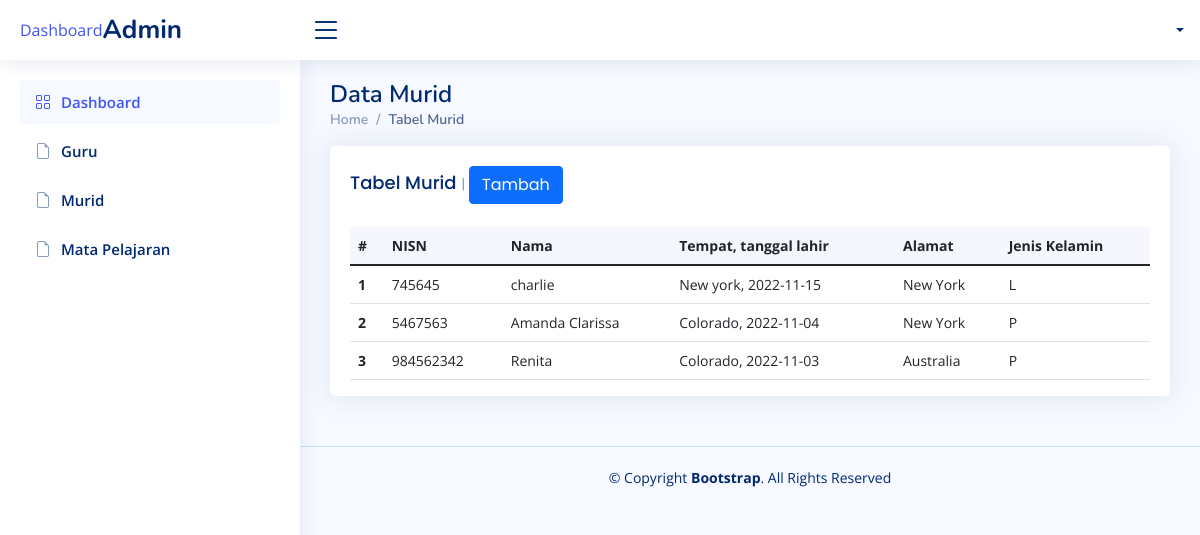
Page /index.php/admin/murid on the committed database.
### tables this page shows
CREATE TABLE `tb_murid` (
  `id` varchar(6) NOT NULL,
  `nisn` int(10) NOT NULL,
  `nama_murid` varchar(20) NOT NULL,
  `tempat_lahir` varchar(20) NOT NULL,
  `tgl_lahir` date NOT NULL,
  `jenis_kelamin` enum('P','L') NOT NULL,
  `alamat` varchar(30) NOT NULL,
  `username` varchar(11) NOT NULL,
  `pass` varchar(8) NOT NULL,
  `role` int(2) NOT NULL DEFAULT '3'
);

### application/libraries/Template.php (called while the page is built)
<?php if ( ! defined('BASEPATH')) exit('No direct script access allowed');
class Template {
		var $template_data = array();
		function set($name, $value)
		{
			$this->template_data[$name] = $value;
		}
		function load($template = '', $view = '' , $view_data = array(), $return = FALSE)
		{
			$this->CI =& get_instance();
			$this->set('contents', $this->CI->load->view($view, $view_data, TRUE));
			return $this->CI->load->view($template, $this->template_data, $return);
		}
}

### application/controllers/admin/Murid.php (called while the page is built, shortened)
<?php
    class Murid extends CI_Controller {
        public function index() {
            $data['dataMurid'] = $this->M_murid->readMurid()->result();
            $this->template->load('admin/view/v_admin', 'admin/murid/table_murid', $data);
        }
    }

### index.php (called while the page is built, shortened)
<?php
require_once BASEPATH.'core/CodeIgniter.php';

### application/models/M_murid.php (called while the page is built, shortened)
<?php
class M_murid extends CI_Model {
  public function readMurid() {
    $q = $this->db->get('tb_murid');
    return $q;
  }
}

### application/views/admin/murid/table_murid.php (the view)
<main id="main" class="main">
    <div class="pagetitle">
      <h1>Data Murid</h1>
      <nav>
        <ol class="breadcrumb">
          <li class="breadcrumb-item"><a href="index.html">Home</a></li>
          <li class="breadcrumb-item active">Tabel Murid</li>
        </ol>
      </nav>
    </div>
    <section class="section dashboard">
      <div class="row">
        <div class="col-lg-12">
          <div class="row">
            <div class="col-12">
              <div class="card top-selling">
                <div class="card-body pb-0">
                  <h5 class="card-title">Tabel Murid <span>| <a class="btn btn-primary" href="<?= site_url('admin/murid/formadd'); ?>">Tambah</a></span></h5>
                  <table class="table datatable">
                <thead>
                  <tr>
                    <th scope="col">#</th>
                    <th scope="col">NISN</th>
                    <th scope="col">Nama</th>
                    <th scope="col">Tempat, tanggal lahir</th>
                    <th scope="col">Alamat</th>
                    <th scope="col">Jenis Kelamin</th>
                  </tr>
                </thead>
                <tbody>
                  <?php $i=1; foreach ($dataMurid as $item) { ?>
                  <tr>
                    <th scope="row"><?= $i++; ?></th>
                    <td><?= $item->nisn; ?></td>
                    <td><?= $item->nama_murid; ?></td>
                    <td><?= $item->tempat_lahir.", ".$item->tgl_lahir; ?></td>
                    <td><?= $item->alamat; ?></td>
                    <td><?= $item->jenis_kelamin; ?></td>
                  </tr>
                  <?php } ?>
                </tbody>
              </table>
                </div>
              </div>
            </div>
          </div>
        </div>
      </div>
    </section>
  </main>

### assets/css/style.css (style rules this page uses)
:root { scroll-behavior: smooth; }
body { font-family: "Open Sans", sans-serif; background: #f6f9ff; color: #444444; }
a { color: #4154f1; text-decoration: none; }
h1, h2, h3, h4, h5, h6 { font-family: "Nunito", sans-serif; }
#main { margin-top: 60px; padding: 20px 30px; transition: all 0.3s; }
.pagetitle { margin-bottom: 10px; }
.pagetitle h1 { font-size: 24px; margin-bottom: 0; font-weight: 600; color: #012970; }
.card { margin-bottom: 30px; border: none; border-radius: 5px; box-shadow: 0px 0 30px rgba(1, 41, 112, 0.1); overflow: hidden; }
.card-title { padding: 20px 0 15px 0; font-size: 18px; font-weight: 500; color: #012970; font-family: "Poppins", sans-serif; }
.card-title span { color: #899bbd; font-size: 14px; font-weight: 400; }
.card-body { padding: 0 20px 20px 20px; }
.breadcrumb { font-size: 14px; font-family: "Nunito", sans-serif; color: #899bbd; font-weight: 600; }
.breadcrumb a { color: #899bbd; transition: 0.3s; }
.breadcrumb .breadcrumb-item::before { color: #899bbd; }
.breadcrumb .active { color: #51678f; font-weight: 600; }
@media (min-width: 1200px) { #main, #footer { margin-left: 300px; } }
.dashboard .top-selling { font-size: 14px; }
.dashboard .top-selling .table thead { background: #f6f6fe; }
.dashboard .top-selling .table thead th { border: 0; }
.dashboard .top-selling .table tbody td { vertical-align: middle; }

### rows in the picture
tb_murid: nisn "745645", nama_murid "charlie", tempat_lahir "New york", tgl_lahir "2022-11-15", alamat "New York", jenis_kelamin "L"
tb_murid: nisn "5467563", nama_murid "Amanda Clarissa", tempat_lahir "Colorado", tgl_lahir "2022-11-04", alamat "New York", jenis_kelamin "P"
tb_murid: nisn "984562342", nama_murid "Renita", tempat_lahir "Colorado", tgl_lahir "2022-11-03", alamat "Australia", jenis_kelamin "P"
